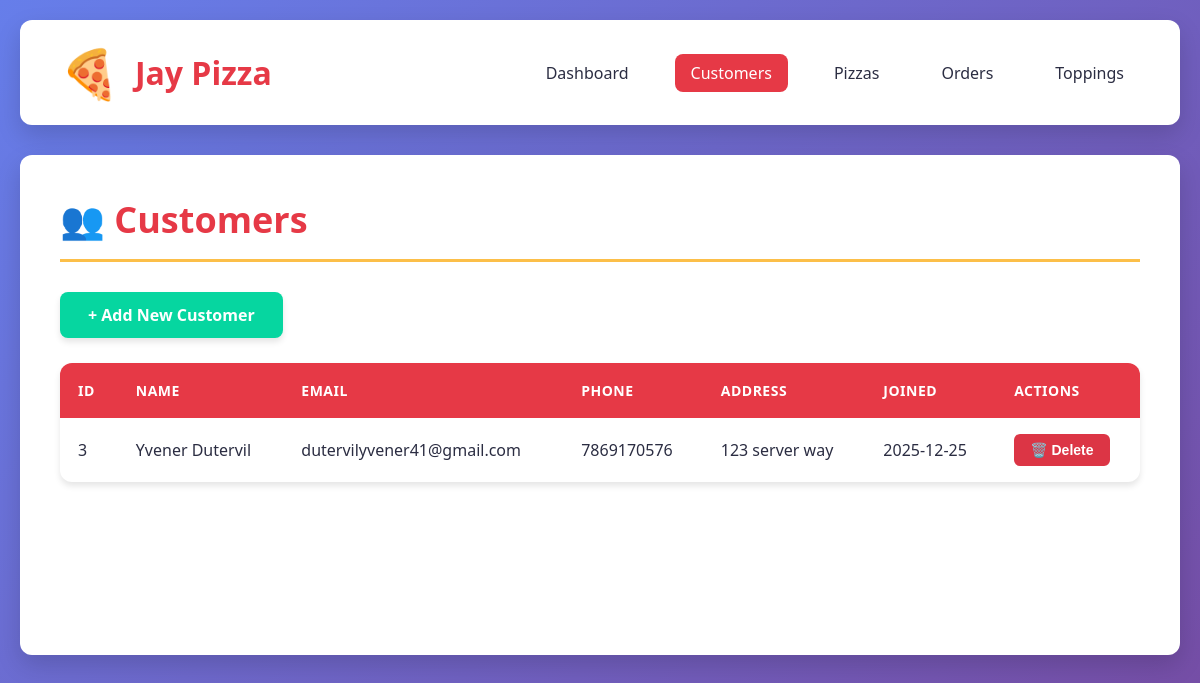
Page /customers on the committed database.
### models.py (models this page shows, shortened)
class Customer(Base):
    __tablename__ = 'customers'
    id = Column(Integer, primary_key=True)
    name = Column(String(100), nullable=False)
    email = Column(String(100), unique=True, nullable=False)
    phone = Column(String(20))
    address = Column(String(200))
    created_at = Column(DateTime, default=datetime.utcnow)
    orders = relationship('Order', back_populates='customer')

### app.py (the view)
@app.route('/customers')
def customers():
    session = get_session()
    try:
        all_customers = session.query(Customer).all()
        return render_template('customers.html', customers=all_customers)
    finally:
        session.close()

### database.py (called while the page is built)
def get_session():
    return SessionLocal()

### templates/customers.html (shortened to what this page needs)
{% extends "base.html" %}
{% block content %}
<h2 class="page-title">👥 Customers</h2>
<div class="add-button">
    <a href="{{ url_for('add_customer') }}" class="btn btn-success">+ Add New Customer</a>
</div>
{% if customers %}
<div class="table-wrapper">
<table>
    <thead>
        <tr>
            <th>ID</th>
            <th>Name</th>
            <th>Email</th>
            <th>Phone</th>
            <th>Address</th>
            <th>Joined</th>
            <th>Actions</th>
        </tr>
    </thead>
    <tbody>
        {% for customer in customers %}
        <tr>
            <td>{{ customer.id }}</td>
            <td>{{ customer.name }}</td>
            <td>{{ customer.email }}</td>
            <td>{{ customer.phone }}</td>
            <td>{{ customer.address }}</td>
            <td>{{ customer.created_at.strftime('%Y-%m-%d') }}</td>
            <td>
                <form method="POST" action="{{ url_for('delete_customer', customer_id=customer.id) }}" style="display: inline;" onsubmit="return confirm('Are you sure you want to delete {{ customer.name }}?');">
                    <button type="submit" class="btn-delete">🗑️ Delete</button>
                </form>
            </td>
        </tr>
        {% endfor %}
    </tbody>
</table>
</div>
{% else %}
<p>No customers found. <a href="{{ url_for('add_customer') }}" class="btn">Add your first customer</a></p>
{% endif %}
{% endblock %}

### static/style.css (style rules this page uses)
:root { --primary-color: #e63946; --secondary-color: #f77f00; --accent-color: #fcbf49; --dark-color: #2b2d42; --light-color: #edf2f4; --success-color: #06d6a0; --warning-color: #ffd60a; --border-radius: 12px; --shadow: 0 4px 6px rgba(0, 0, 0, 0.1); --shadow-lg: 0 10px 25px rgba(0, 0, 0, 0.15); }
* { margin: 0; padding: 0; box-sizing: border-box; }
body { font-family: 'Segoe UI', Tahoma, Geneva, Verdana, sans-serif; background: linear-gradient(135deg, #667eea 0%, #764ba2 100%); min-height: 100vh; color: var(--dark-color); }
.page-title { font-size: 36px; color: var(--primary-color); margin-bottom: 30px; padding-bottom: 15px; border-bottom: 3px solid var(--accent-color); }
table { width: 100%; border-collapse: collapse; margin: 20px 0; background: white; border-radius: var(--border-radius); overflow: hidden; box-shadow: var(--shadow); }
thead { background: var(--primary-color); color: white; }
th { padding: 18px; text-align: left; font-weight: 600; text-transform: uppercase; font-size: 14px; letter-spacing: 0.5px; }
td { padding: 16px 18px; border-bottom: 1px solid #f0f0f0; }
tbody tr { transition: background-color 0.3s ease; }
tbody tr:last-child td { border-bottom: none; }
.btn { display: inline-block; padding: 12px 28px; background: var(--primary-color); color: white; text-decoration: none; border-radius: 8px; font-weight: 600; border: none; cursor: pointer; transition: all 0.3s ease; box-shadow: var(--shadow); }
.btn-success { background: var(--success-color); }
.btn-delete { display: inline-block; padding: 8px 16px; background: #dc3545; color: white; text-decoration: none; border-radius: 6px; font-weight: 600; border: none; cursor: pointer; transition: all 0.3s ease; font-size: 14px; }
.add-button { margin-bottom: 25px; }

### rows in the picture
Customer: id "3", name "Yvener Dutervil", email "dutervilyvener41@gmail.com", phone "7869170576", address "123 server way", created_at "2025-12-25"
